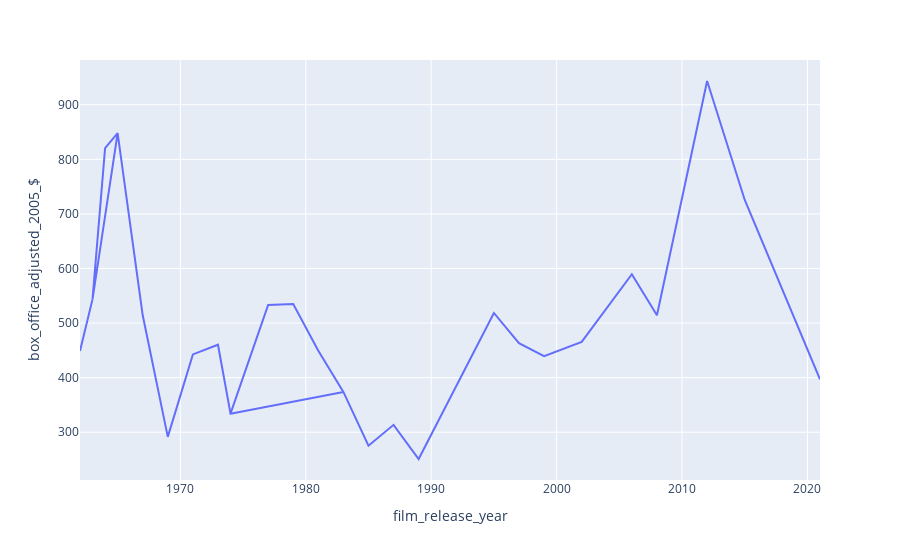

Write notebook code for a chart like this one.
### Markdown cell above
# Line Chart

### Code cell
fig=px.line(data,x='film_release_year',y='box_office_adjusted_2005_$')
fig.show()

### Figure 1 — Plotly figure (JSON) as saved in the notebook; plotly's stock layout.template omitted (floating-point values rounded to 4 significant figures)
{"data": [{"hovertemplate": "film_release_year=%{x}<br>box_office_adjusted_2005_$=%{y}<extra></extra>", "legendgroup": "", "line": {"color": "#636efa", "dash": "solid"}, "marker": {"symbol": "circle"}, "mode": "lines", "name": "", "orientation": "v", "showlegend": false, "type": "scatter", "x": [1962, 1962, 1963, 1963, 1965, 1963, 1964, 1964, 1964, 1964, 1964, 1965, 1965, 1965, 1965, 1967, 1967, 1967, 1967, 1969, 1969, 1969, 1971, 1971, 1971, 1971, 1973, 1973, 1973, 1974, 1983, 1974, 1977, 1977, 1977, 1979, 1979, 1979, 1981, 1981, 1981, 1983, 1985, 1985, 1985, 1987, 1989, 1989, 1995, 1995, 1995, 1997, 1997, 1997, 1999, 1999, 1999, 2002, 2002, 2002, 2006, 2006, 2008, 2008, 2012, 2012, 2015, 2015, 2021, 2021, 2021], "xaxis": "x", "y": [448.8, 448.8, 543.8, 543.8, 848.1, 543.8, 820.4, 820.4, 820.4, 820.4, 820.4, 848.1, 848.1, 848.1, 848.1, 514.2, 514.2, 514.2, 514.2, 291.5, 291.5, 291.5, 442.5, 442.5, 442.5, 442.5, 460.3, 460.3, 460.3, 334, 373.8, 334, 533, 533, 533, 535, 535, 535, 449.4, 449.4, 449.4, 373.8, 275.2, 275.2, 275.2, 313.5, 250.9, 250.9, 518.5, 518.5, 518.5, 463.2, 463.2, 463.2, 439.5, 439.5, 439.5, 465.4, 465.4, 465.4, 589.4, 589.4, 514.2, 514.2, 943.5, 943.5, 725.5, 725.5, 396.8, 396.8, 396.8], "yaxis": "y"}], "layout": {"legend": {"tracegroupgap": 0}, "margin": {"t": 60}, "xaxis": {"anchor": "y", "domain": [0, 1], "title": {"text": "film_release_year"}}, "yaxis": {"anchor": "x", "domain": [0, 1], "title": {"text": "box_office_adjusted_2005_$"}}}}
